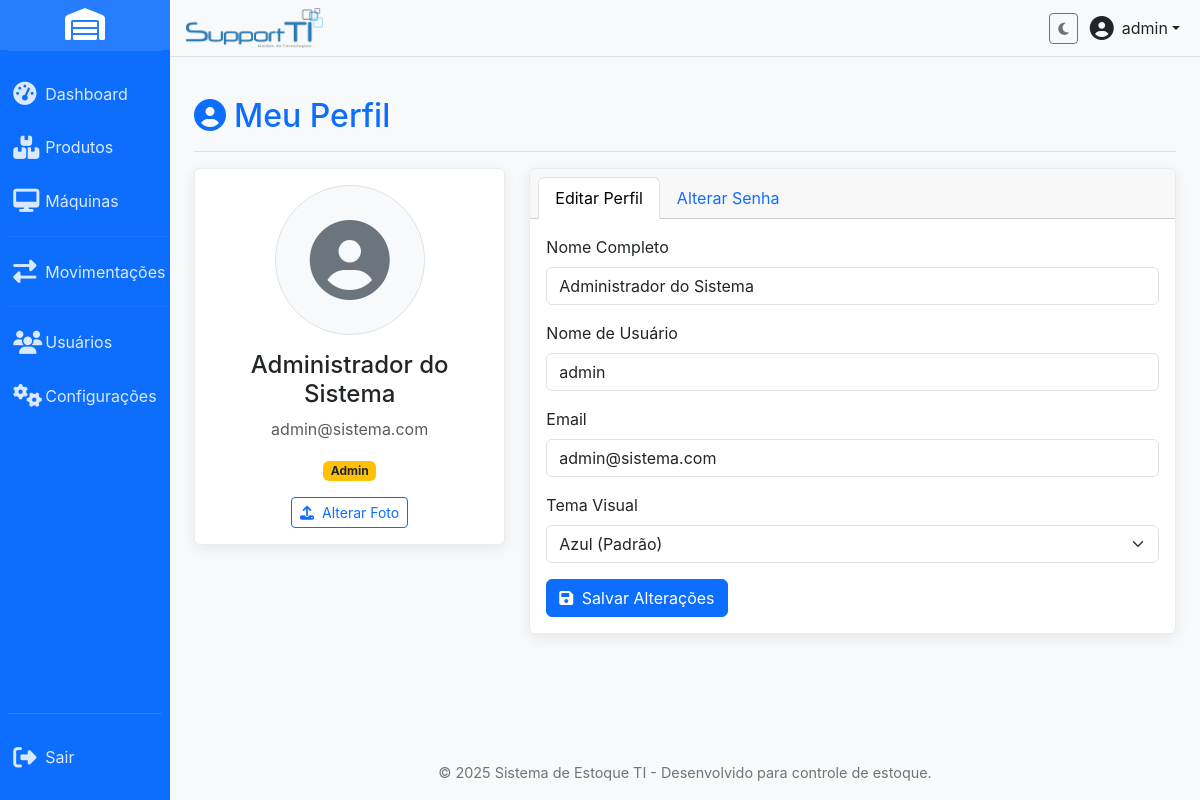
The app's page /profile.php (signed in) with its own data.
### tables this page shows
CREATE TABLE IF NOT EXISTS `users` (
  `id` int(11) NOT NULL AUTO_INCREMENT,
  `username` varchar(50) NOT NULL,
  `password` varchar(255) NOT NULL,
  `email` varchar(100) NOT NULL,
  `role` varchar(20) DEFAULT 'user',
  `full_name` varchar(255) DEFAULT NULL,
  `avatar` varchar(255) DEFAULT NULL,
  `last_login` timestamp NULL DEFAULT NULL,
  `reset_token` varchar(64) DEFAULT NULL,
  `reset_token_expires_at` datetime DEFAULT NULL,
  `created_at` timestamp NOT NULL DEFAULT current_timestamp(),
  `updated_at` timestamp NOT NULL DEFAULT current_timestamp() ON UPDATE current_timestamp(),
  `theme` varchar(50) DEFAULT 'blue',
  PRIMARY KEY (`id`),
  UNIQUE KEY `username` (`username`),
  UNIQUE KEY `email` (`email`)
);

### profile.php (the view, shortened to what this page needs)
<?php
$user_id = $_SESSION['user_id'];
try {
    $pdo = getConnection();
    $stmt = $pdo->prepare("SELECT * FROM users WHERE id = ?");
    $stmt->execute([$user_id]);
    $user = $stmt->fetch();
} catch (PDOException $e) {
    die("Erro ao carregar dados do usuário.");
}
include 'includes/header.php';
?>
<div class="d-flex justify-content-between flex-wrap flex-md-nowrap align-items-center pt-3 pb-2 mb-3 border-bottom">
    <h1 class="h2 text-primary-custom"><i class="fas fa-user-circle me-2"></i>Meu Perfil</h1>
</div>
<div class="row">
    <div class="col-lg-4 mb-4">
        <div class="card card-custom text-center">
            <div class="card-body">
                <div class="profile-avatar-container mb-3">
                    <?php
                    $avatar_path = 'uploads/avatars/' . ($user['avatar'] ?? '');
                    if (!empty($user['avatar']) && file_exists($avatar_path)):
                    ?>
                        <img src="<?php echo htmlspecialchars($avatar_path) . '?v=' . time(); ?>"
                             alt="Avatar do Usuário"
                             class="img-thumbnail rounded-circle"
                             style="width: 150px; height: 150px; object-fit: cover;">
                    <?php else: ?>
                        <div class="default-avatar-icon">
                            <i class="fas fa-user-circle text-secondary"></i>
                        </div>
                    <?php endif; ?>
                </div>
                <h4 class="card-title"><?php echo htmlspecialchars($user['full_name'] ?: $user['username']); ?></h4>
                <p class="text-muted"><?php echo htmlspecialchars($user['email']); ?></p>
                <span class="badge <?php echo $user['role'] === 'admin' ? 'bg-warning text-dark' : 'bg-info'; ?>">
                    <?php echo ucfirst($user['role']); ?>
                </span>
                <div class="mt-3">
                    <button type="button" class="btn btn-sm btn-outline-primary" onclick="document.getElementById('avatar-input').click();">
                        <i class="fas fa-upload me-1"></i> Alterar Foto
                    </button>
                </div>
            </div>
        </div>
    </div>
    <div class="col-lg-8">
        <div class="card card-custom">
            <div class="card-header">
                <ul class="nav nav-tabs card-header-tabs">
                    <li class="nav-item">
                        <a class="nav-link active" data-bs-toggle="tab" href="#edit-profile">Editar Perfil</a>
                    </li>
                    <li class="nav-item">
                        <a class="nav-link" data-bs-toggle="tab" href="#change-password">Alterar Senha</a>
                    </li>
                </ul>
            </div>
            <div class="card-body">
                <div class="tab-content">
                    <div class="tab-pane fade show active" id="edit-profile">
                        <form action="profile.php" method="POST">
                            <div class="mb-3">
                                <label for="full_name" class="form-label">Nome Completo</label>
                                <input type="text" class="form-control" id="full_name" name="full_name" value="<?php echo htmlspecialchars($user['full_name']); ?>">
                            </div>
                            <div class="mb-3">
                                <label for="username" class="form-label">Nome de Usuário</label>
                                <input type="text" class="form-control" id="username" name="username" value="<?php echo htmlspecialchars($user['username']); ?>" required>
                            </div>
                            <div class="mb-3">
                                <label for="email" class="form-label">Email</label>
                                <input type="email" class="form-control" id="email" name="email" value="<?php echo htmlspecialchars($user['email']); ?>" required>
                            </div>
                            <div class="mb-3">
                                <label for="theme" class="form-label">Tema Visual</label>
                                <select class="form-select" id="theme" name="theme">
                                    <option value="blue" <?php echo ($user['theme'] === 'blue') ? 'selected' : ''; ?>>Azul (Padrão)</option>
                                </select>
                            </div>
                            <button type="submit" class="btn btn-primary-custom"><i class="fas fa-save me-1"></i> Salvar Alterações</button>
                        </form>
                    </div>
                </div>
            </div>
        </div>
    </div>
</div>
<?php include 'includes/footer.php'; ?>

### CSS/custom.css (style rules this page uses)
:root { --primary-color: #0d6efd; --primary-dark: #0a58ca; --primary-light: #3b82f6; --secondary-color: #6c757d; --accent-color: #ffffff; --light-bg: #f8f9fa; --text-light: #ffffff; --text-dark: #212529; --border-color: #e9ecef; --hover-color: rgba(255, 255, 255, 0.1); --active-color: #0b5ed7; --border-radius-base: 0.375rem; --box-shadow-base: 0 4px 15px rgba(0, 0, 0, 0.07); --sidebar-width: 170px; --sidebar-collapsed-width: 80px; --transition-speed: 0.3s; }
body { background-color: var(--light-bg); font-family: -apple-system, BlinkMacSystemFont, "Segoe UI", Roboto, "Helvetica Neue", Arial, sans-serif; color: var(--text-dark); overflow-x: hidden; }
.btn-primary-custom { background-color: var(--primary-color); border-color: var(--primary-color); color: var(--text-light); }
.text-primary-custom { color: var(--primary-color) !important; }
.card-custom { border: 1px solid var(--border-color); border-radius: var(--border-radius-base); box-shadow: var(--box-shadow-base); }

### profile.php (style rules this page uses)
.default-avatar-icon { width: 150px; height: 150px; display: flex; align-items: center; justify-content: center; border-radius: 50%; background-color: #f8f9fa; border: 1px solid #dee2e6; margin-left: auto; margin-right: auto; }
.default-avatar-icon i { font-size: 80px; }

### records on screen
users: full_name "Administrador do Sistema", email "admin@sistema.com", role "Admin", username "admin", theme "Azul (Padrão)"

### other values on screen
$_SESSION["username"] "admin"
SITE_NAME "Sistema de Estoque TI"
